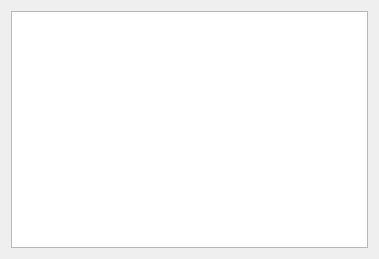
<?xml version="1.0" encoding="UTF-8"?>
<ui version="4.0">
 <class>Dialog</class>
 <widget class="QDialog" name="Dialog">
  <property name="geometry">
   <rect>
    <x>0</x>
    <y>0</y>
    <width>379</width>
    <height>259</height>
   </rect>
  </property>
  <property name="windowTitle">
   <string>Dialog</string>
  </property>
  <layout class="QGridLayout" name="gridLayout">
   <item row="0" column="0">
    <layout class="QVBoxLayout" name="verticalLayout">
     <item>
      <widget class="QTextEdit" name="textEdit"/>
     </item>
    </layout>
   </item>
  </layout>
 </widget>
 <resources/>
 <connections/>
</ui>
